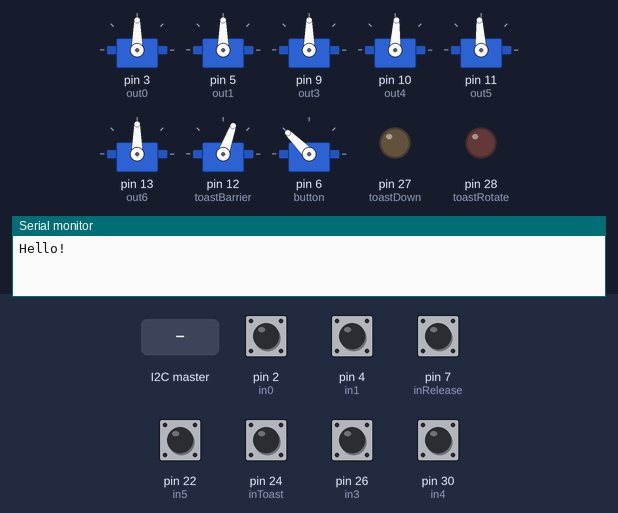
This sketch was run on a simulated Arduino Mega 2560, built with avr-gcc and run on an emulated ATmega2560. On the bench: 8 × servo, output pins drawn as LEDs (lit = HIGH), the last lines printed to the serial monitor. Inputs (shaded band) come from the test bench; at power-on: pin 2 (in0), pin 4 (in1), pin 7 (inRelease), pin 22 (in5), pin 24 (inToast), pin 26 (in3), pin 30 (in4) HIGH.

Above: at 1.2 s.
1.3 s: the I2C master sends the byte 1
At 11.3 s:
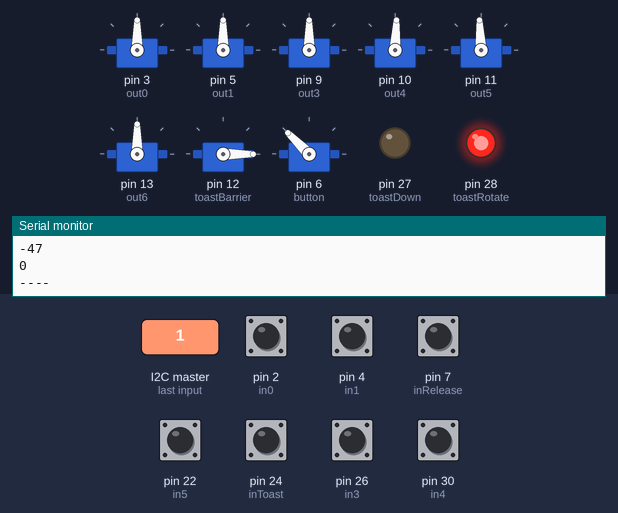
13.5 s: the I2C master sends the byte 2
At 25.77 s:
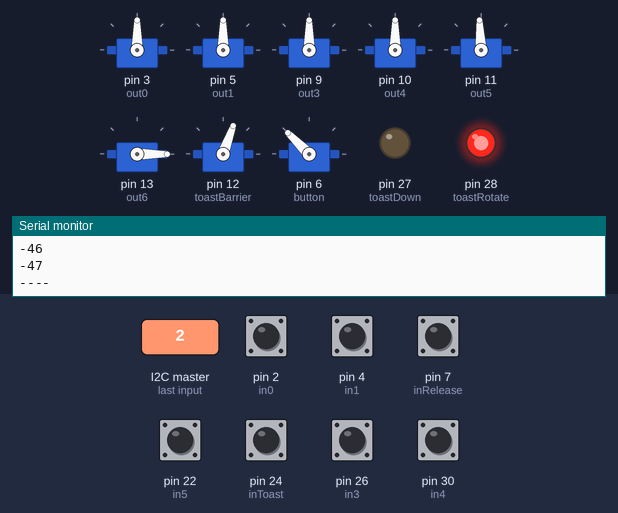
27.4 s: the I2C master sends the byte 0
At 39.2 s:
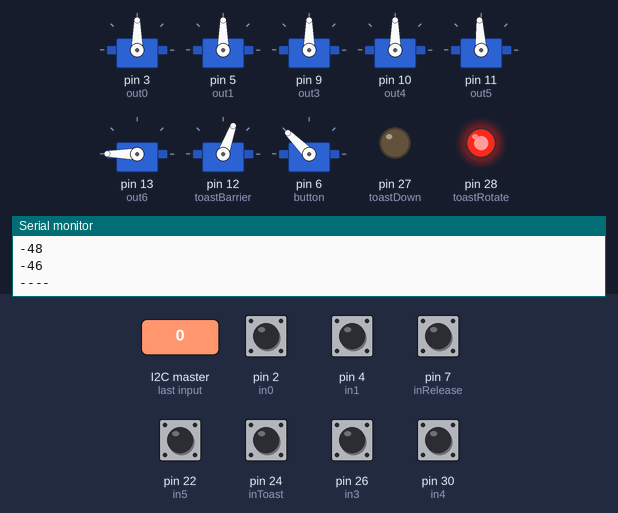
Timing chart, 0 to 40.8 s (numbered marks = the images above; inputs shaded):
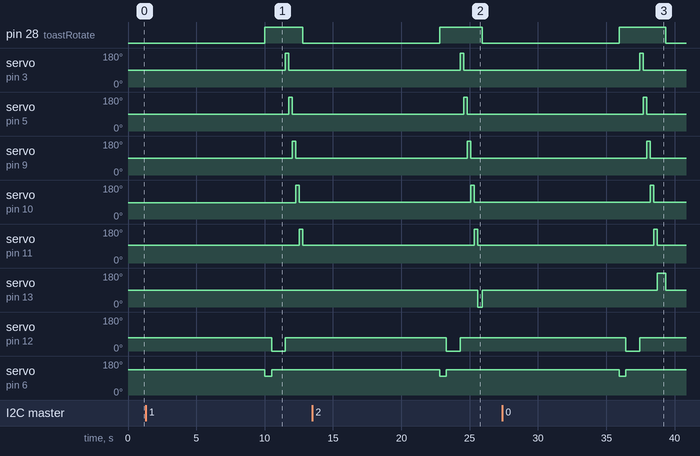

The sketch:

Arduino.ino
```cpp
#include <Servo.h>
#include <Wire.h>

const int SLEEP_DURATION = 260;

int lastState = 0;
int thisState = 0;

const int in0 = 2;
const int in1 = 4;
//const int in2 = 7;
const int in3 = 26;
const int in4 = 30; //Change this to 30 so that we can use the PWM for the barrier servo.
const int in5 = 22;
const int inToast = 24;
const int inRelease = 7;

const int toastRotate = 28;
const int toastDown = 27;

const int TOAST_SLEEP = 10000;

const int SLEEP[] = {0, 335, 590, 830, 1060, 1280};

bool madeToast = false;

Servo out0;
Servo out1;
Servo out2;
Servo out3;
Servo out4;
Servo out5;
Servo toastBarrier;
Servo button;

Servo out6; //This is the bidirectional one!

void processState(int bytes) {
  lastState = thisState;
  thisState = Wire.read();
  thisState -= 48;

  Serial.println("Got some data!");
  Serial.println(thisState);
  Serial.println(lastState);
  Serial.println("----");

}

void makeToast() {
  //digitalWrite(toastDown, HIGH);
  //delay(10000);
  //digitalWrite(toastDown, LOW);
  //delay(25000);
  digitalWrite(toastRotate, LOW);
  delay(10000);
  digitalWrite(toastRotate, HIGH);
  button.write(100);
  delay(500);
  button.write(135);
}

void setup() {
  Wire.begin(5);
  Wire.onReceive(processState);

  Serial.begin(9600);
  Serial.println("Hello!");

  pinMode(in0, INPUT_PULLUP);
  pinMode(in1, INPUT_PULLUP);
//  pinMode(in2, INPUT_PULLUP);
  pinMode(in3, INPUT_PULLUP);
  pinMode(in4, INPUT_PULLUP);
  pinMode(in5, INPUT_PULLUP);
  //pinMode(in6, INPUT_PULLUP);
  pinMode(inToast, INPUT_PULLUP);
  pinMode(inRelease, INPUT_PULLUP);

  pinMode(toastDown, OUTPUT);
  pinMode(toastRotate, OUTPUT);

  digitalWrite(toastRotate, HIGH);

  out0.attach(3);
  out0.write(90);

  out1.attach(5);
  out1.write(90);

//  out2.attach(6);
//  out2.write(90);

  out3.attach(9);
  out3.write(90);

  out4.attach(10);
  out4.write(87);

  out5.attach(11);
  out5.write(93);

  out6.attach(13);
  out6.write(90);

  toastBarrier.attach(12);
  toastBarrier.write(70);

  button.attach(6);
  button.write(135);

  digitalWrite(toastDown, LOW);

}

void loop() {
  // put your main code here, to run repeatedly:
  int val0 = digitalRead(in0);
  int val1 = digitalRead(in1);
//  int val2 = digitalRead(in2);
  int val3 = digitalRead(in3);
  int val4 = digitalRead(in4);
  int val5 = digitalRead(in5);
  int valToast = digitalRead(inToast);
  int valRelease = digitalRead(inRelease);

  if (valToast == HIGH) {
    makeToast();
  }

  if (valRelease == HIGH) {
    toastBarrier.write(0);
    delay(1000);
    toastBarrier.write(70);
  }

  if (val0 == HIGH) {
    out0.write(180);
    delay(SLEEP_DURATION);
    out0.write(90);
  }

  if (val1 == HIGH) {
    out1.write(180);
    delay(SLEEP_DURATION);
    out1.write(90 );
  }

//  if (val2 == HIGH) {
//    out2.write(180);
//    delay(SLEEP_DURATION);
//    out2.write(90 );
//  }
  if (val3 == HIGH) {
    out3.write(180);
    delay(SLEEP_DURATION);
    out3.write(90 );
  }
  if (val4 == HIGH) {
    out4.write(180);
    delay(SLEEP_DURATION);
    out4.write(90 );
  }
  if (val5 == HIGH) {
    out5.write(180);
    delay(SLEEP_DURATION);
    out5.write(93 );
  }

  if (lastState == thisState) {
    out6.write(90);
  } else{
    if (thisState > lastState) {
      out6.write(0);
      delay(SLEEP[thisState-lastState]);
      out6.write(90);
      Serial.println("Should've run the motor");
      Serial.println(thisState-lastState);
    } else {
      out6.write(180);
      delay(SLEEP[lastState-thisState]);
      out6.write(90);
    }

    lastState = thisState;
  }
}
```

Measured:
- after the input at 13.5 s, servo on pin 13 (out6): 90° → 0° after 12.1 s, → 90° 0.34 s later
- after the input at 27.4 s, servo on pin 13 (out6): 90° → 180° after 11.3 s, → 90° 0.59 s later
